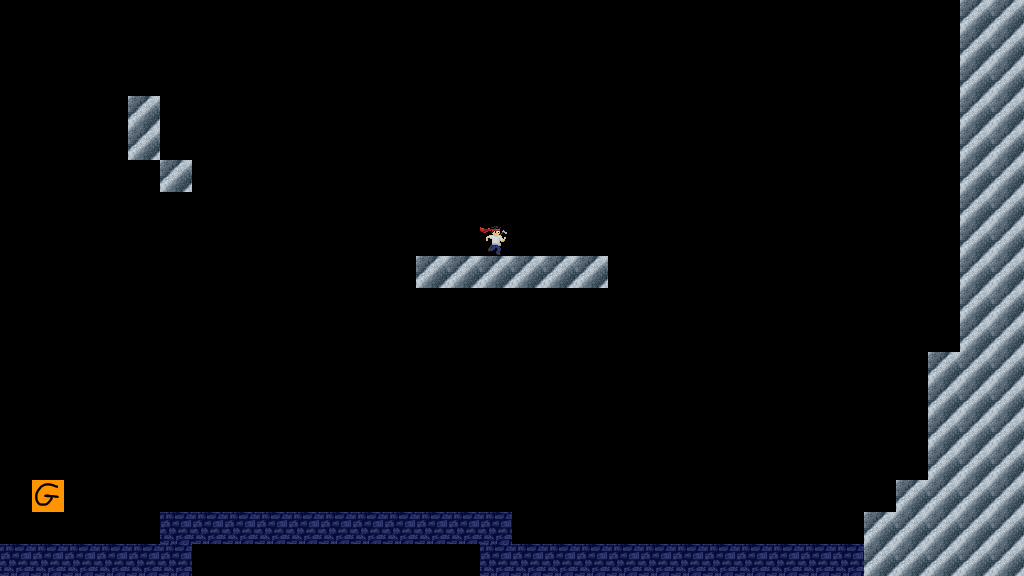

A level layout from a 2D game, rendered from its tile map. Below: a short description, then the map file with its tile-grid data intact:
An orthogonal 32x18 tile map with 32x32 px tiles, 1 tile layer (platforms) and 3 objects (2x color1, color2).

<map version="1.8" tiledversion="1.8.2" orientation="orthogonal" renderorder="right-down" width="32" height="18" tilewidth="32" tileheight="32" infinite="0" nextlayerid="4" nextobjectid="5">
 <editorsettings>
  <export target="../core/assets/platform/testlevel.json" format="json" />
 </editorsettings>
 <properties>
  <property name="colorMode" type="int" value="1" />
 </properties>
 <tileset firstgid="1" source="disco.tsx" />
 <layer id="1" name="platforms" width="32" height="18">
  <data encoding="csv">
0,0,0,0,0,0,0,0,0,0,0,0,0,0,0,0,0,0,0,0,0,0,0,0,0,0,0,0,0,0,2,2,
0,0,0,0,0,0,0,0,0,9,0,0,0,0,0,0,0,0,0,0,0,0,0,0,0,0,0,0,0,0,2,2,
0,0,0,0,0,0,0,0,0,0,0,0,0,0,0,0,0,0,0,0,0,0,0,0,0,0,0,0,0,0,2,2,
0,0,0,0,2,0,0,0,0,0,0,0,0,0,0,0,0,0,0,0,0,0,0,0,0,0,0,0,0,0,2,2,
0,0,0,0,2,0,0,0,0,0,0,0,0,0,0,0,0,0,0,0,0,0,0,0,0,0,0,0,0,0,2,2,
0,0,0,0,0,2,0,0,0,0,0,0,0,0,0,0,0,0,0,0,0,0,0,0,9,0,0,0,0,0,2,2,
0,0,0,0,0,0,0,0,0,0,0,0,0,0,0,0,0,0,0,0,0,0,0,0,0,0,0,0,0,0,2,2,
0,0,0,0,0,0,0,0,9,0,0,0,0,0,0,8,0,0,0,0,0,0,0,0,0,0,0,0,0,0,2,2,
0,0,0,0,0,0,0,0,0,0,0,0,0,2,2,2,2,2,2,0,0,0,0,0,0,0,0,0,0,0,2,2,
0,0,0,9,0,0,0,0,0,0,0,0,0,0,0,0,0,0,0,0,0,0,0,0,0,0,0,0,0,0,2,2,
0,0,0,0,0,0,0,0,0,0,0,0,0,0,0,0,0,0,0,0,0,0,0,0,0,0,0,0,0,0,2,2,
0,0,0,0,0,0,0,0,0,0,0,0,0,0,0,0,0,0,0,0,0,0,0,0,0,0,0,0,0,2,2,2,
0,0,0,0,0,0,0,0,0,0,0,0,0,0,0,0,0,0,0,0,0,0,0,0,0,0,0,0,0,2,2,2,
0,0,0,0,0,0,0,0,0,0,0,0,0,0,0,0,0,0,0,0,0,0,0,0,0,0,0,0,0,2,2,2,
0,0,0,0,0,0,0,0,0,0,0,0,0,0,0,0,0,0,0,0,0,0,0,0,0,0,0,0,0,2,2,2,
0,11,0,0,0,0,0,0,0,0,0,0,0,0,0,0,0,0,0,0,0,0,0,0,0,0,0,0,2,2,2,2,
0,0,0,0,0,1,1,1,1,1,1,1,1,1,1,1,0,0,0,0,0,0,0,0,0,0,0,2,2,2,2,2,
1,1,1,1,1,1,0,0,0,0,0,0,0,0,0,1,1,1,1,1,1,1,1,1,1,1,1,2,2,2,2,2
</data>
 </layer>
 <objectgroup id="3" name="colors">
  <object id="1" type="color1" x="-32" y="-32">
   <properties>
    <property name="colorseq" value="1, 3" />
   </properties>
   <polygon points="0,0 416,0 0,640" />
  </object>
  <object id="2" type="color2" x="384" y="-32">
   <polygon points="0,0 416,0 96,640 -416,640" />
  </object>
  <object id="3" type="color1" x="800" y="-32">
   <polygon points="0,0 256,0 256,640 -320,640" />
  </object>
 </objectgroup>
</map>
